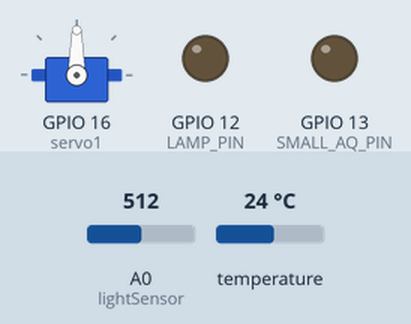
Simulated run of this sketch. Board: ESP8266 (NodeMCU). On the bench: servo, output pins drawn as LEDs (lit = HIGH). The test bench sets the inputs (shaded band); at power-on: A0 (lightSensor) = 512, temperature 24 °C. WiFi joins after 1.5 s; servers stay silent unless stated; uploads are accepted with an empty reply; the local clock reads 2024-03-15 10:24:30 at power-on unless the sketch sets it.

Above: at 3.8 s.
At 8.2 s:
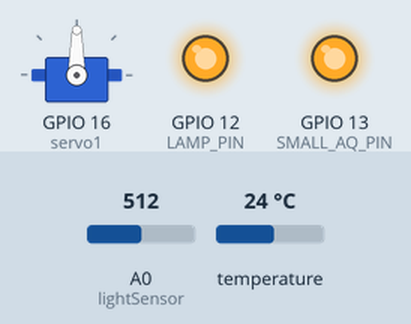
Timing chart, 0 to 9.7 s (numbered marks = the images above):
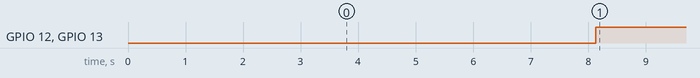

Measured:
- by itself, GPIO 12 (LAMP_PIN), GPIO 13 (SMALL_AQ_PIN): LOW → HIGH at 8.1 s

The sketch:

room_controller_wifi.ino
```cpp
#include <ESP8266WiFi.h>
#include <ESP8266mDNS.h>
#include <WiFiClient.h>
#include <ESP8266HTTPClient.h>
#include <OneWire.h>
#include <DallasTemperature.h>
#include <Servo.h>
#include <Wire.h>
#include <Time.h>
#include <DS3232RTC.h>
#include <RCSwitch.h>


#define ONE_WIRE_BUS 2
#define LAMP_PIN 12
#define SMALL_AQ_PIN 13
#define TRANSMITTER_PIN 15

const int lightSensor = A0;

const String serverDomain = ""; // backend server domain
const char* routerSSID = ""; // access point name
const char* routerPassword = ""; // access point password
const char* userId = ""; // user id on user_record (backend server)
const char* userPassword = ""; // // user password on user_record (backend server)

OneWire oneWire(ONE_WIRE_BUS);
DallasTemperature sensors(&oneWire);
Servo servo1;
RCSwitch radioTran = RCSwitch();

int lampOpen = true;
int smAquariumOpen = true;
int lightOpen = true;
int acOpen = true;
int pressAcButton = false;
int sentTemp = true;
int updateSet = false;

int restartStatus;
float celcius;
int currentHour;
int currentMin;
int currentSec;

int lastSecDiv = 0;
int currentSecDiv;
int lastMin;

int smAqOpenHour;
int smAqOpenMinute;
int smAqCloseHour;
int smAqCloseMinute;

String URL;
int httpCode;
String payload;
String lastSettingString = "'27`00`0`12`30`0`16`30`0`21`30`02`30`1`1`1`1`1'";
String stringCache;
String settingCode;


int acStatus = true;
int upperBoundInt;
float upperBoundTemp;
int tempAutoMode;
int acOpenHour;
int acOpenMinute;
int acCloseHour;
int acCloseMinute;
int acOpenAutoMode;
int acCloseAutoMode;
int httpCheck;
boolean acOpenChecked = false;
boolean acCloseChecked = false;

void updateTemp(float celciusTemp) {
  HTTPClient http;
  URL = serverDomain + "room_update_temperature?temperature=" + String(celciusTemp) + "&username=" + userId + "&password=" + userPassword;
  http.begin(URL);
  httpCode = http.GET();
  delay(1000);
  if (httpCode) {
//    Serial.printf("[HTTP] Update temperature to server... code: %d\n", httpCode);

    // if(httpCode == 200) {
    //    payload = http.getString();
    //    return payload;
    // }
  } else {
//    Serial.print("[HTTP] GET... failed, no connection or no HTTP server\n");

  }
  // return lastStatusString;
}

String updateSettings() {
  HTTPClient http;
  URL = serverDomain + "room_update_setting";
  http.begin(URL);
  httpCode = http.GET();
  delay(1000);
  if (httpCode) {
//    Serial.printf("[HTTP] Update to server... code: %d\n", httpCode);

    if (httpCode == 200) {
      payload = http.getString();
      return payload;
    }
  } else {
//    Serial.print("[HTTP] GET... failed, no connection or no HTTP server\n");

  }
  return lastSettingString;
}

int toggleAc() {
  lastSettingString.setCharAt(45, char(!acStatus));


  HTTPClient http;
  URL = serverDomain + "room_ac?username=" + userId + "&password=" + userPassword;
  http.begin(URL);
  httpCode = http.GET();
  delay(1000);
  if (httpCode) {
//    Serial.printf("[HTTP] Send open relay request to server... code: %d\n", httpCode);
    return httpCode;
  } else {
//    Serial.print("[HTTP] GET... failed, no connection or no HTTP server\n");
    return 0;
  }
}

int commandAc(int acStat) {
  lastSettingString.setCharAt(41, char(acStat));


  HTTPClient http;
  URL = serverDomain + "room_command_ac?ac_status=" + String(acStat) + "&username=" + userId + "&password=" + userPassword;
  http.begin(URL);
  httpCode = http.GET();
  delay(1000);
  if (httpCode) {
//    Serial.printf("[HTTP] Send open relay request to server... code: %d\n", httpCode);
    return httpCode;
  } else {
//    Serial.print("[HTTP] GET... failed, no connection or no HTTP server\n");
    return 0;
  }
}

int openAquarium(int aqStat) {

  lastSettingString.setCharAt(39, char(aqStat));


  HTTPClient http;
  URL = serverDomain + "small_aquarium?aquarium_status=" + String(aqStat) + "&username=" + userId + "&password=" + userPassword;
  http.begin(URL);
  httpCode = http.GET();
  delay(1000);
  if (httpCode) {
//    Serial.printf("[HTTP] Send open relay request to server... code: %d\n", httpCode);
    return httpCode;
  } else {
//    Serial.print("[HTTP] GET... failed, no connection or no HTTP server\n");
    return 0;
  }
}

int restartPing() {
  HTTPClient http;
  URL = serverDomain + "room_restart_ping";
  http.begin(URL);
  httpCode = http.GET();
  delay(1000);
  if (httpCode) {
//    Serial.printf("[HTTP] Send restart ping to server... code: %d\n", httpCode);
    return httpCode;
  } else {
//    Serial.print("[HTTP] GET... failed, no connection or no HTTP server\n");
    return 0;
  }
}


float getSampleTemperature(){
  sensors.requestTemperatures();
  return sensors.getTempCByIndex(0);
}

void pressTheButton(){
  servo1.write(178);
  delay(1000);
  servo1.write(90);
  delay(1000);
}


void setup(void)
{
  Serial.begin(115200);
  sensors.begin();
  servo1.attach(16);
  servo1.write(90);
  delay(1000);

  // Serial.print("Configuring access point...");
  WiFi.mode(WIFI_STA);

  IPAddress myIP = WiFi.softAPIP();
  // Serial.print("AP IP address: ");
  // Serial.println(myIP);

  // Connect to WiFi network
  WiFi.begin(routerSSID, routerPassword);
  // Serial.println("");

  // Wait for connection
  while (WiFi.status() != WL_CONNECTED) {
    delay(500);
    // Serial.print(".");
  }
  // Serial.println("");
  // Serial.print("Connected to ");
  // Serial.println(routerSSID);
  // Serial.print("IP address: ");
  // Serial.println(WiFi.localIP());

  setSyncProvider(RTC.get);

  if (restartPing() == 200) {
    restartStatus = true;
  }

  pinMode(LAMP_PIN, OUTPUT);
  pinMode(SMALL_AQ_PIN, OUTPUT);
  pinMode(lightSensor, INPUT);
  radioTran.enableTransmit(TRANSMITTER_PIN);
}

void loop(void)
{
    if (!restartStatus) {
      if (restartPing() == 200) {
        restartStatus = true;
      }
    }

    currentHour = hour();
    currentMin = minute();
    currentSec = second();
//    Serial.print(currentHour);
//    Serial.print(":");
//    Serial.print(currentMin);
//    Serial.print(":");
//    Serial.println(currentSec);

    pressAcButton = false;

    currentSecDiv = (currentSec + 10) / 10;


    if (currentSecDiv - lastSecDiv != 0) {
      updateSet = false;
      lastSecDiv = currentSecDiv;
    }

    if (currentMin % 2 == 0) {
      if (currentMin != lastMin) {
        sentTemp = false;
        lastMin = currentMin;
      }

    }

    if (!updateSet) {
    settingCode = updateSettings();
    lastSettingString = settingCode;

    stringCache = "";
    stringCache += settingCode.charAt(1);
    stringCache += settingCode.charAt(2);
    upperBoundInt = stringCache.toInt();

    stringCache = "";
    stringCache += settingCode.charAt(4);
    stringCache += settingCode.charAt(5);
    upperBoundTemp = stringCache.toInt();
    upperBoundTemp = upperBoundInt + (((float)upperBoundTemp)*0.01);

    stringCache = "";
    stringCache += settingCode.charAt(7);
    tempAutoMode = stringCache.toInt();

    stringCache = "";
    stringCache += settingCode.charAt(9);
    stringCache += settingCode.charAt(10);
    acOpenHour = stringCache.toInt();

    stringCache = "";
    stringCache += settingCode.charAt(12);
    stringCache += settingCode.charAt(13);
    acOpenMinute = stringCache.toInt();

    stringCache = "";
    stringCache += settingCode.charAt(15);
    acOpenAutoMode = stringCache.toInt();

    stringCache = "";
    stringCache += settingCode.charAt(17);
    stringCache += settingCode.charAt(18);
    acCloseHour = stringCache.toInt();

    stringCache = "";
    stringCache += settingCode.charAt(20);
    stringCache += settingCode.charAt(21);
    acCloseMinute = stringCache.toInt();

    stringCache = "";
    stringCache += settingCode.charAt(23);
    acCloseAutoMode = stringCache.toInt();

    stringCache = "";
    stringCache += settingCode.charAt(25);
    stringCache += settingCode.charAt(26);
    smAqOpenHour = stringCache.toInt();

    stringCache = "";
    stringCache += settingCode.charAt(28);
    stringCache += settingCode.charAt(29);
    smAqOpenMinute = stringCache.toInt();

    stringCache = "";
    stringCache += settingCode.charAt(31);
    stringCache += settingCode.charAt(32);
    smAqCloseHour = stringCache.toInt();

    stringCache = "";
    stringCache += settingCode.charAt(34);
    stringCache += settingCode.charAt(35);
    smAqCloseMinute = stringCache.toInt();


    stringCache = "";
    stringCache += settingCode.charAt(37);
    lampOpen = stringCache.toInt();

    stringCache = "";
    stringCache += settingCode.charAt(39);
    smAquariumOpen = stringCache.toInt();

    stringCache = "";
    stringCache += settingCode.charAt(41);
    acOpen = stringCache.toInt();
//    Serial.print("AC open = ");
//    Serial.println(acOpen);

    stringCache = "";
    stringCache += settingCode.charAt(43);
    lightOpen = stringCache.toInt();

    stringCache = "";
    stringCache += settingCode.charAt(45);
    acStatus = stringCache.toInt();
//    Serial.print("Top AC status = ");
//    Serial.println(acStatus);


    if (acOpen && !acStatus){
      pressAcButton = true;
    }

    if (!acOpen && acStatus){
      pressAcButton = true;
    }

    if (analogRead(lightSensor) > 400){
      if (!lightOpen){
        radioTran.send("000000000001010100010001");
      }
     }
    else {
      if (lightOpen){
        radioTran.send("000000000001010100010001");
      }
    }

  }

  updateSet = true;

  if (currentHour == acOpenHour && currentMin == acOpenMinute && acOpenAutoMode && acStatus){
      if (!acOpenChecked){
        if(commandAc(!acStatus) == 200){
          acOpenChecked = true;
        }

      }
    }
    else{
      acOpenChecked = false;
    }

    if (currentHour == acCloseHour && currentMin == acCloseMinute && acCloseAutoMode && !acStatus){
      if (!acCloseChecked){
        if(commandAc(!acStatus) == 200){
          acCloseChecked = true;
        }

      }
    }
    else{
      acCloseChecked = false;
    }


  if (currentHour == smAqOpenHour && currentMin == smAqOpenMinute && smAquariumOpen) {
    smAquariumOpen = false;
    openAquarium(smAquariumOpen);
  }

  if (currentHour == smAqCloseHour && currentMin == smAqCloseMinute && !smAquariumOpen) {
    smAquariumOpen = true;
    openAquarium(smAquariumOpen);
  }


    if (!sentTemp) {
      celcius = getSampleTemperature();
      delay(50);

      updateTemp(celcius);
      if (celcius < 50){
//        Serial.print("ac status: ");
//        Serial.println(acStatus);
//        Serial.print("temp auto mode: ");
//        Serial.println(tempAutoMode);
//        Serial.print("upper bound temp: ");
//        Serial.println(upperBoundTemp);
//        Serial.print("current temp: ");
//        Serial.println(celcius);
        if (celcius > upperBoundTemp && acStatus && tempAutoMode){
//          Serial.println("Temperature exeeded commanding ac");
          commandAc(!acStatus);
        }
      }
    }

    sentTemp = true;

    if (pressAcButton){
      pressTheButton();
      toggleAc();
    }


    digitalWrite(LAMP_PIN, lampOpen);
    digitalWrite(SMALL_AQ_PIN, smAquariumOpen);


    delay(10);
}
```
